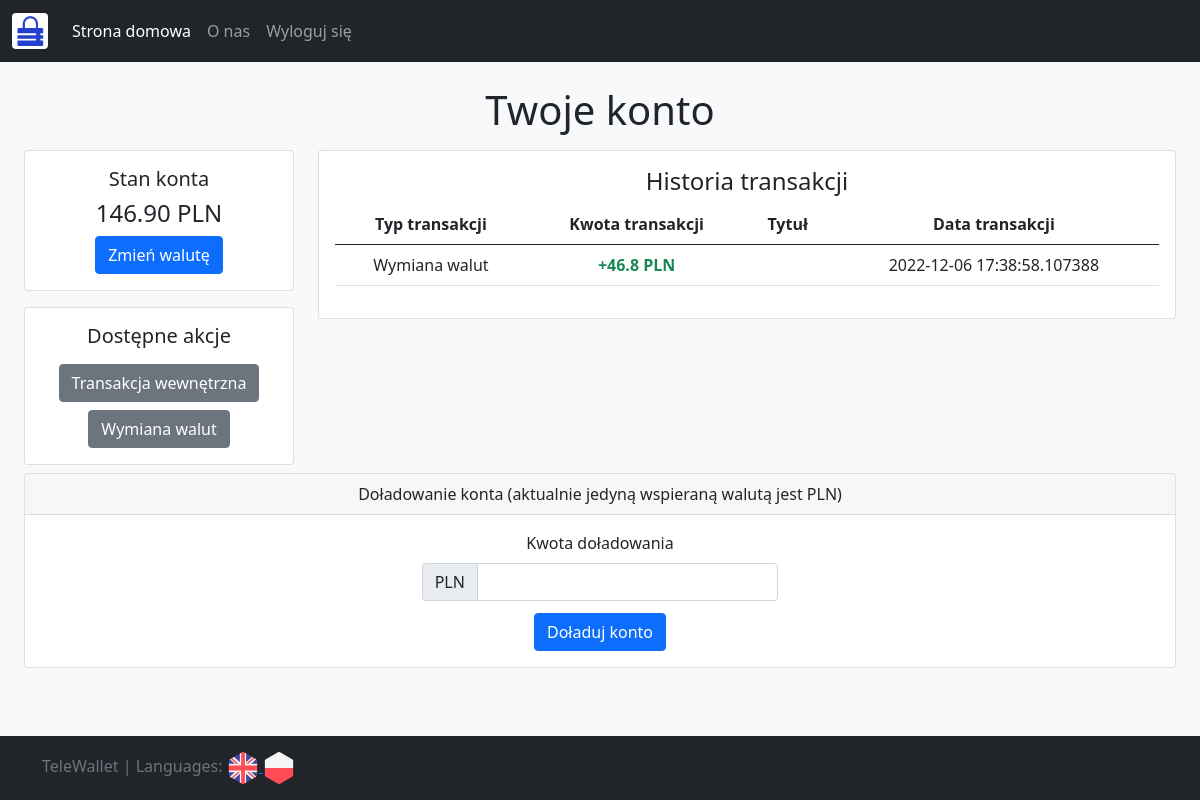
The app's page /account/1/pln (signed in), older data.
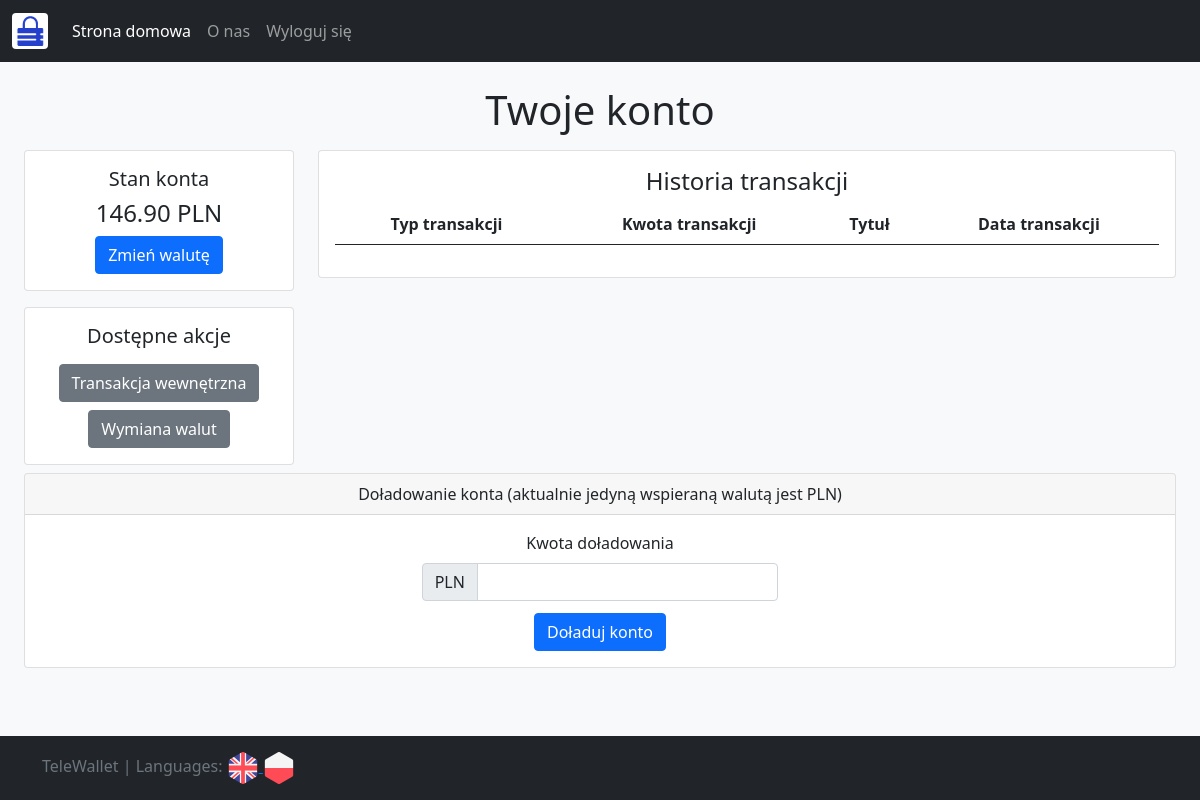
The same page, newer data.
### models.py (models this page shows)
class SubAccount(db.Model):
    __tablename__ = 'SubAccount'
    id = db.Column(db.Integer(), primary_key=True)
    balance = db.Column(REAL)
    account_id = db.Column(db.Integer(), db.ForeignKey('Account.id'), nullable=False)
    currency_id = db.Column(db.Integer(), db.ForeignKey('Currency.id'), nullable=False)

class Currency(db.Model):
    __tablename__ = 'Currency'
    id = db.Column(db.Integer(), primary_key=True)
    name = db.Column(db.String(50), nullable=False)
    exchange_rate = db.Column(REAL, nullable=False)

class CurrencyExchange(db.Model):
    __tablename__ = 'CurrencyExchange'
    id = db.Column(db.Integer(), primary_key=True)
    user_id = db.Column(db.Integer(), db.ForeignKey('User.id'), nullable=False)
    currency_from = db.Column(db.Integer(), db.ForeignKey('Currency.id'), nullable=False)
    currency_to = db.Column(db.Integer(), db.ForeignKey('Currency.id'), nullable=False)
    value_old = db.Column(REAL, nullable=False)
    value_new = db.Column(REAL, nullable=False)
    exchange_date = db.Column(db.DateTime(), nullable=False)

### views/account.py (the view)
@bp.route('/account/<int:account_id>/<string:currency_name>', methods=['GET', 'POST'])
@login_required
def get(account_id, currency_name='pln'):
    currency = Currency.query.filter_by(name=currency_name).first()
    if not currency:
        abort(404)
    sub_account = SubAccount.query.filter_by(account_id=account_id, currency_id=currency.id).first()
    if not sub_account:
        abort(404)
    sub_accounts = SubAccount.query.filter_by(account_id=account_id).all()
    currency_list = []
    for sa in sub_accounts:
        cur = Currency.query.filter_by(id=sa.currency_id).first()
        currency_list.append(cur.name)
    user = User.query.filter_by(account_id=account_id).first()
    in_transactions = InternalTransaction.query.filter(or_(and_(InternalTransaction.transaction_from == user.id,
                                                                InternalTransaction.currency_id == currency.id),
                                                           and_(InternalTransaction.transaction_to == user.id,
                                                                InternalTransaction.currency_id == currency.id))).\
        order_by(InternalTransaction.transaction_date).all()
    ex_transactions = ExternalTransaction.query.filter(and_(ExternalTransaction.transaction_to == user.id,
                                                            ExternalTransaction.currency_id == currency.id))
    exchanges = CurrencyExchange.query.filter(or_(and_(CurrencyExchange.user_id == user.id,
                                                       CurrencyExchange.currency_from == currency.id),
                                                  and_(CurrencyExchange.user_id == user.id,
                                                       CurrencyExchange.currency_to == currency.id))).\
        order_by(CurrencyExchange.exchange_date).all()
    history = []
    history.extend(in_transactions)
    history.extend(ex_transactions)
    history.extend(exchanges)
    history.sort(key=lambda x: x.transaction_date if hasattr(x, 'transaction_date') else x.exchange_date, reverse=True)
    class ExternalTransactionForm(FlaskForm):
        value = StringField('Kwota doładowania', validators=[InputRequired(), Regexp(r'^[0-9.]{1,}[.][0-9][0-9]$')])
    form = ExternalTransactionForm()
    if form.validate_on_submit():
        flash('Funkcjonalość została wyłączona.')
    elif form.is_submitted():
        for field_name, errors in form.errors.items():
            for err in errors:
                flash(f"{form._fields[field_name].label.text}: {err}", 'error')
    return render_template('account.html', currency=currency, sub_account=sub_account, currency_list=currency_list,
                           history=history, form=form)

### views/account.py
    class ExternalTransactionForm(FlaskForm):
        value = StringField('Kwota doładowania', validators=[InputRequired(), Regexp(r'^[0-9.]{1,}[.][0-9][0-9]$')])

### templates/account.html (shortened to what this page needs)
{% extends "base.html" %}
{% block content %}
    <h1 class="text-center">Twoje konto</h1>
    <div class="container-xxl">
        <div class="row mx-auto mt-2">
            <div class="col-md-3">
                <div class="card">
                    <div class="card-body gap-2 mx-auto text-center">
                        <h5 class="card-title">Stan konta</h5>
                        <h4>{{ "%.2f"|format(sub_account.balance) }} {{ currency.name.upper() }} </h4>
                        <button class="btn btn-primary" type="button" data-bs-toggle="offcanvas"
                                data-bs-target="#offcanvasBottom" aria-controls="offcanvasBottom">Zmień walutę
                        </button>
                    </div>
                </div>
                <div class="card mt-3">
                    <div class="card-body d-grid gap-2 mx-auto text-center">
                        <h5 class="card-title">Dostępne akcje</h5>
                        <div>
                            <a class="btn btn-secondary"
                               href="{{ url_for("bp_transaction.get_post_internal", account_id=sub_account.account_id, currency_name=currency.name) }}">
                                Transakcja wewnętrzna
                            </a>
                        </div>
                        <div>
                            <a class="btn btn-secondary"
                               href="{{ url_for("bp_exchange.get_post", account_id=sub_account.account_id) }}">
                                Wymiana walut
                            </a>
                        </div>
                    </div>
                </div>
            </div>
            <div class="col-md-9">
                <div class="card">
                    <div class="card-body text-center">
                        <h4 class="card-title">Historia transakcji</h4>
                        <table class="table table-hover">
                            <thead>
                            <tr>
                                <th scope="col">Typ transakcji</th>
                                <th scope="col">Kwota transakcji</th>
                                <th scope="col">Tytuł</th>
                                <th scope="col">Data transakcji</th>
                            </tr>
                            </thead>
                            <tbody>
                            {% for item in history %}
                                <tr>
                                    {% if item.transaction_date %}
                                        {% if item.transaction_from == "tpay" %}
                                            <td>Doładowanie konta</td>
                                            <td class="text-success">
                                                <b>+{{ item.value }} {{ currency.name.upper() }}</b></td>
                                            <td>{{ item.name }}</td>
                                            <td>{{ item.transaction_date }}</td>
                                        {% elif item.transaction_to == current_user.id %}
                                            <td>Transakcja wewnętrzna</td>
                                            <td class="text-success">
                                                <b>+{{ item.value }} {{ currency.name.upper() }}</b></td>
                                            <td>{{ item.name }}</td>
                                            <td>{{ item.transaction_date }}</td>
                                        {% else %}
                                            <td>Transakcja wewnętrzna</td>
                                            <td class="text-danger"><b>-{{ item.value }} {{ currency.name.upper() }}</b>
                                            </td>
                                            <td>{{ item.name }}</td>
                                            <td>{{ item.transaction_date }}</td>
                                        {% endif %}
                                    {% else %}
                                        {% if item.currency_to == currency.id %}
                                            <td>Wymiana walut</td>
                                            <td class="text-success">
                                                <b>+{{ item.value_new }} {{ currency.name.upper() }}</b></td>
                                            <td></td>
                                            <td>{{ item.exchange_date }}</td>
                                        {% else %}
                                            <td>Wymiana walut</td>
                                            <td class="text-danger">
                                                <b>-{{ item.value_old }} {{ currency.name.upper() }}</b></td>
                                            <td></td>
                                            <td>{{ item.exchange_date }}</td>
                                        {% endif %}
                                    {% endif %}
                                </tr>
                            {% endfor %}
                            </tbody>
                        </table>
                    </div>
                </div>
            </div>
        </div>
        <div class="row mt-2 mx-auto">
            <div class="col-md">
                <div class="card text-center">
                    <div class="card-header">Doładowanie konta (aktualnie jedyną wspieraną walutą jest PLN)</div>
                    <div class="card-body">
                        <form method="POST" action="#">
                            <div class="row">
                                <div class="col-md-4 mx-auto">
                                    {{ form.value.label(class_="form-label") }}
                                    <div class="input-group mb-1">
                                        <span class="input-group-text">PLN</span>
                                        {{ form.value (class_="form-control") }}
                                    </div>
                                    <button type="submit" class="btn btn-primary mt-2">Doładuj konto</button>
                                </div>
                            </div>
                        </form>
                    </div>
                </div>
            </div>
        </div>
    </div>
{% endblock %}

### templates/base.html (shortened to what this page needs)
{% block doc -%}
    <!DOCTYPE html>
    <html{% block html_attribs %}{% endblock html_attribs %}>
    {%- block html %}
        <head>
            {%- block head %}
                <link href="https://cdn.jsdelivr.net/npm/bootstrap@5.0.2/dist/css/bootstrap.min.css" rel="stylesheet"
>
            {%- endblock head %}
        </head>
        <body{% block body_attribs %} class="d-flex flex-column min-vh-100 bg-light" {% endblock body_attribs %}>
        {% block navbar %}
            <nav class="navbar navbar-expand-md navbar-dark bg-dark mb-4">
                <div class="container-fluid">
                    <a class="navbar-brand" href="/">
                        <img src="{{ url_for('static', filename = 'img/telewallet-logo-lock.png') }}" alt=""
                             class="rounded">
                    </a>
                    <div class="collapse navbar-collapse" id="navbarCollapse">
                        <ul class="navbar-nav me-auto mb-2 mb-md-0">
                            <li class="nav-item">
                                <a class="nav-link active" aria-current="page" href="{{ url_for('bp_home.get') }}">Strona domowa</a>
                            </li>
                            <li class="nav-item">
                                <a class="nav-link" href="#">O nas</a>
                            </li>
                            {% if current_user.is_authenticated %}
                            <li class="nav-item">
                                <a class="nav-link" href="{{ url_for('bp_auth.logout') }}" tabindex="-1">Wyloguj się</a>
                            </li>
                            {% endif %}
                        </ul>
                    </div>
                </div>
            </nav>
        {%- endblock navbar %}
        {% block body -%}
            {% block content -%}
            {%- endblock content %}
        {%- endblock body %}
        <footer class="footer mt-auto py-3 bg-dark">
            <div class="container">
                <span class="text-muted">TeleWallet | Languages: </span>
                <a href="?lang=en">
                    <img src="{{ url_for('static', filename = 'img/en-lang.png') }}" width="32" height="32" alt="">
                </a>
                <a href="?lang=pl">
                    <img src="{{ url_for('static', filename = 'img/pl-lang.png') }}" width="32" height="32" alt="">
                </a>
            </div>
        </footer>
        </body>
    {%- endblock html %}
    </html>
{% endblock doc -%}

Row changes from the older to the newer data that the page shows:
removed CurrencyExchange: value_new "46.8", {{ currency.name.upper() }} "PLN", exchange_date "2022-12-06 17:38:58.107388"
